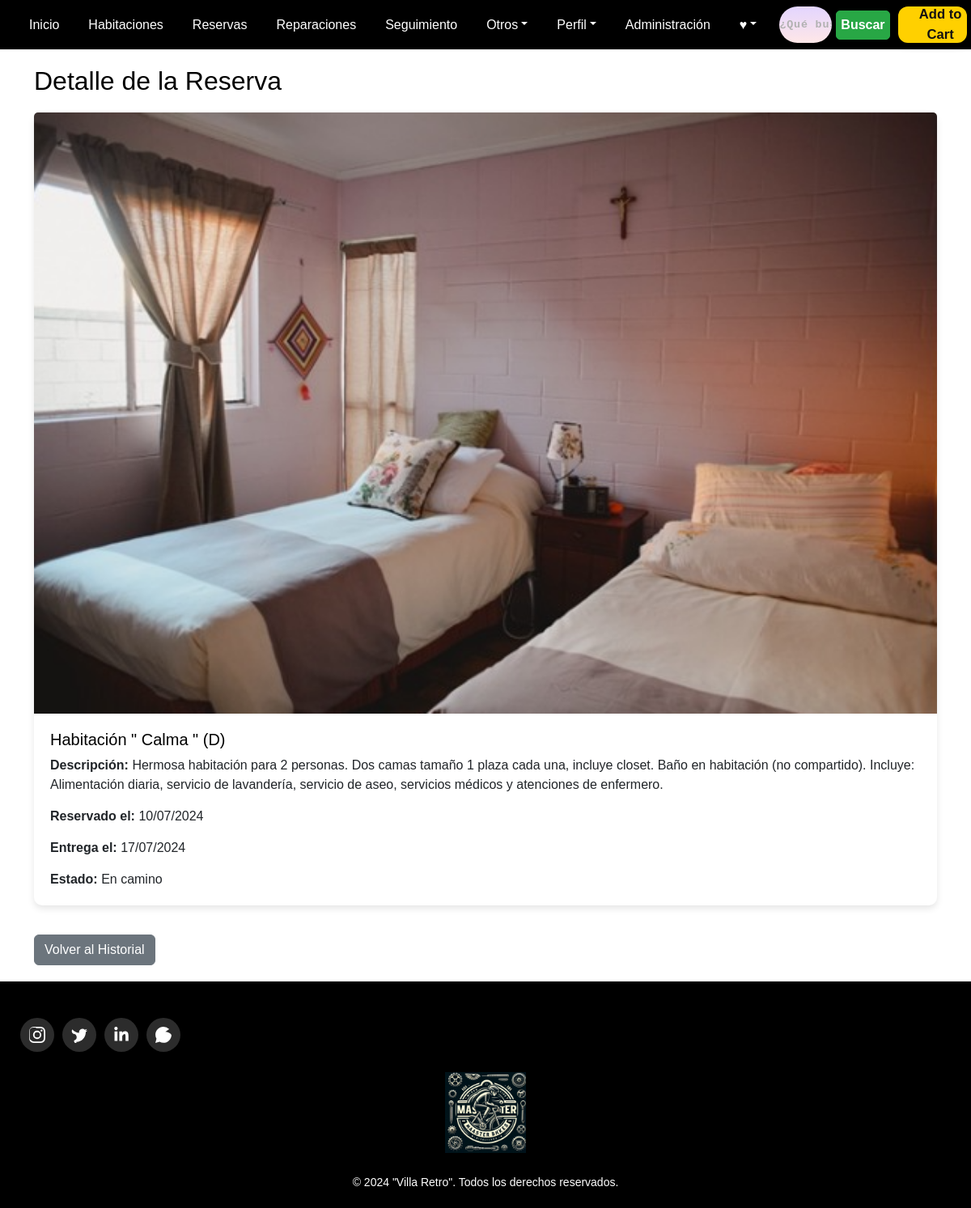
Page /reservas/detalle/16/ (signed in) on the committed database.
### masterbikes/models.py (models this page shows, shortened)
class Reserva(models.Model):
    usuario = models.ForeignKey(User, on_delete=models.CASCADE)
    bicicleta = models.ForeignKey(Bicicleta, on_delete=models.CASCADE)
    fecha_solicitud = models.DateTimeField(auto_now_add=True)
    fecha_entrega = models.DateTimeField()
    entregada = models.BooleanField(default=False)
    estado = models.CharField(max_length=50, default='En camino')

class Bicicleta(models.Model):
    nombre = models.CharField(max_length=100)
    descripcion = models.TextField()
    precio = models.DecimalField(max_digits=10, decimal_places=3)
    imagen = models.ImageField(upload_to='bicicletas/')

### masterbikes/views.py (the view)
# urls.py: path('reservas/detalle/<int:pk>/', views.bicicleta_detalle_reservas, name='bicicleta_detalle_reservas'),
@login_required
def bicicleta_detalle_reservas(request, pk):
    reserva = get_object_or_404(Reserva, pk=pk)
    return render(request, 'masterbikes/Crud/bicicleta_detalle_reservas.html', {'reserva': reserva})

### masterbikes/Templates/masterbikes/Crud/bicicleta_detalle_reservas.html (shortened to what this page needs)
{% load static %}
<!DOCTYPE html>
<html lang="es">
<head>
    {% load bootstrap5 %}
    {% bootstrap_css %}
    <link rel="stylesheet" href="{% static 'css/styles.css' %}">
    <link rel="stylesheet" href="{% static 'css/stylesIncludes.css' %}">
</head>
<body>
    {% include 'masterbikes/includes/header.html' %}
    <main class="main">
        <div class="container">
            <h2>Detalle de la Reserva</h2>
            <div class="card">
                <img src="{{ reserva.bicicleta.imagen.url }}" class="card-img-top bicicleta-img" alt="{{ reserva.bicicleta.nombre }}">
                <div class="card-body">
                    <h5 class="card-title">{{ reserva.bicicleta.nombre }}</h5>
                    <p class="card-text"><strong>Descripción:</strong> {{ reserva.bicicleta.descripcion }}</p>
                    <p class="card-text"><strong>Reservado el:</strong> {{ reserva.fecha_solicitud|date:"d/m/Y" }}</p>
                    <p class="card-text"><strong>Entrega el:</strong> {{ reserva.fecha_entrega|date:"d/m/Y" }}</p>
                    <p class="card-text"><strong>Estado:</strong> {{ reserva.estado }}</p>
                </div>
            </div>
            <a href="{% url 'historial' %}" class="btn btn-secondary mt-3">Volver al Historial</a>
        </div>
    </main>
    {% include 'masterbikes/includes/footer.html' %}
</body>
</html>

### masterbikes/Static/css/styles.css (style rules this page uses)
body { background-color: #f0f8ff; font-family: 'Arial', sans-serif; }
.main { padding: 20px; background-color: #ffffff; }
.card { margin-bottom: 20px; }
.btn-secondary { background-color: #6c757d; border-color: #6c757d; }
h2 { font-size: 2rem; margin-bottom: 20px; color: #000000; }
.card { border: none; border-radius: 10px; box-shadow: 0 4px 8px rgba(0, 0, 0, 0.1); }
.card-body { padding: 20px; }
.card-title { font-size: 1.25rem; color: #000000; }
.card-text { margin-bottom: 15px; }

### rows in the picture
Reserva: bicicleta.imagen (picture), bicicleta.nombre "Habitación \" Calma \" (D)", bicicleta.descripcion "Hermosa habitación para 2 personas. Dos camas tamaño 1 plaza cada una, incluye closet. Baño en habitación (no compartido). Incluye: Alimentación diaria, servicio de lavandería, servicio de aseo, servicios médicos y atenciones de enfermero.", fecha_solicitud "10/07/2024", fecha_entrega "17/07/2024", estado "En camino"
